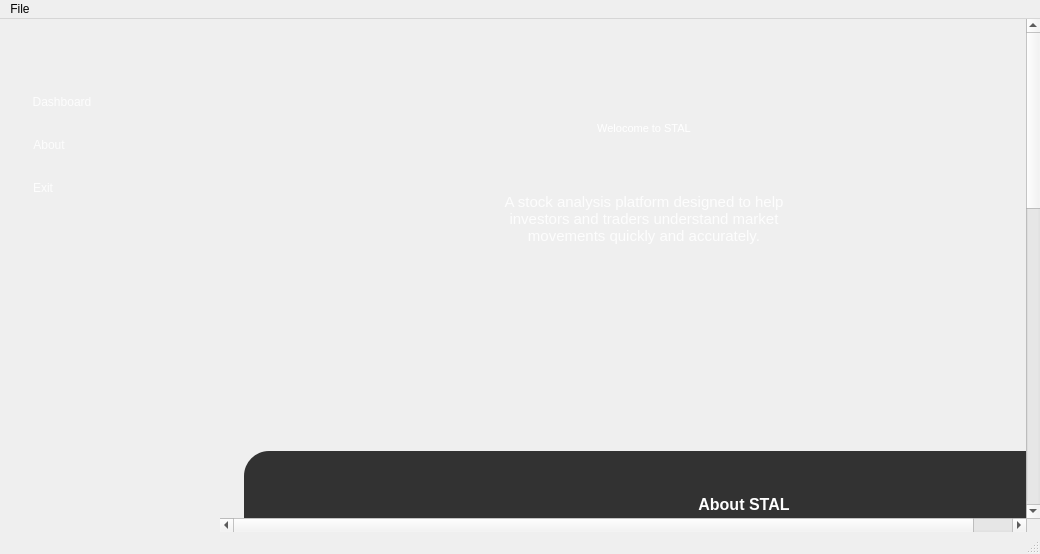
<?xml version="1.0" encoding="UTF-8"?>
<ui version="4.0">
 <class>MainWindow</class>
 <widget class="QMainWindow" name="MainWindow">
  <property name="geometry">
   <rect>
    <x>0</x>
    <y>0</y>
    <width>1040</width>
    <height>554</height>
   </rect>
  </property>
  <property name="windowTitle">
   <string>STAL - Stock Analyzer</string>
  </property>
  <property name="styleSheet">
   <string notr="true"/>
  </property>
  <widget class="QWidget" name="centralwidget">
   <layout class="QHBoxLayout" name="mainLayout" stretch="0,0">
    <property name="spacing">
     <number>0</number>
    </property>
    <property name="leftMargin">
     <number>0</number>
    </property>
    <property name="topMargin">
     <number>0</number>
    </property>
    <property name="rightMargin">
     <number>0</number>
    </property>
    <property name="bottomMargin">
     <number>0</number>
    </property>
    <item>
     <widget class="QFrame" name="sideNav">
      <property name="minimumSize">
       <size>
        <width>220</width>
        <height>0</height>
       </size>
      </property>
      <property name="maximumSize">
       <size>
        <width>300</width>
        <height>16777215</height>
       </size>
      </property>
      <property name="styleSheet">
       <string notr="true">QFrame#sideNav {
    background: qlineargradient(spread:pad, x1:0, y1:0, x2:0, y2:1,
                                stop:0 rgba(12,12,12,255), stop:1 rgba(22,22,22,255));
    border-right: 1px solid rgba(255,255,255,20);
}
QLabel#brand {
    color: white;
    font: 700 20pt &quot;Segoe UI&quot;;
    padding: 16px 12px;
}
QToolButton {
    color: rgba(255,255,255,220);
    font: 10pt &quot;Segoe UI&quot;;
    text-align: left;
    padding: 10px 16px;
    border-radius: 10px;
}
QToolButton:hover {
    background: rgba(255,255,255,20);
}
QToolButton:pressed {
    background: rgba(255,255,255,30);
}</string>
      </property>
      <property name="frameShape">
       <enum>QFrame::NoFrame</enum>
      </property>
      <layout class="QVBoxLayout" name="sideLayout">
       <property name="spacing">
        <number>6</number>
       </property>
       <property name="leftMargin">
        <number>12</number>
       </property>
       <property name="topMargin">
        <number>8</number>
       </property>
       <property name="rightMargin">
        <number>12</number>
       </property>
       <property name="bottomMargin">
        <number>12</number>
       </property>
       <item>
        <widget class="QLabel" name="logo">
         <property name="enabled">
          <bool>true</bool>
         </property>
         <property name="maximumSize">
          <size>
           <width>250</width>
           <height>140</height>
          </size>
         </property>
         <property name="sizeIncrement">
          <size>
           <width>0</width>
           <height>0</height>
          </size>
         </property>
         <property name="styleSheet">
          <string notr="true"/>
         </property>
         <property name="text">
          <string/>
         </property>
         <property name="pixmap">
          <pixmap resource="../resource.qrc">:/asset/assets/Logo (1) cropped.png</pixmap>
         </property>
         <property name="scaledContents">
          <bool>true</bool>
         </property>
         <property name="margin">
          <number>-14</number>
         </property>
         <property name="indent">
          <number>1</number>
         </property>
        </widget>
       </item>
       <item>
        <spacer name="verticalSpacer_2">
         <property name="orientation">
          <enum>Qt::Vertical</enum>
         </property>
         <property name="sizeType">
          <enum>QSizePolicy::Fixed</enum>
         </property>
         <property name="sizeHint" stdset="0">
          <size>
           <width>20</width>
           <height>36</height>
          </size>
         </property>
        </spacer>
       </item>
       <item>
        <widget class="QToolButton" name="Dashboard">
         <property name="text">
          <string>Dashboard</string>
         </property>
         <property name="toolButtonStyle">
          <enum>Qt::ToolButtonTextOnly</enum>
         </property>
        </widget>
       </item>
       <item>
        <widget class="QToolButton" name="About">
         <property name="text">
          <string>About</string>
         </property>
         <property name="checkable">
          <bool>true</bool>
         </property>
        </widget>
       </item>
       <item>
        <widget class="QToolButton" name="Exit">
         <property name="text">
          <string>Exit</string>
         </property>
         <property name="checkable">
          <bool>true</bool>
         </property>
         <property name="checked">
          <bool>false</bool>
         </property>
        </widget>
       </item>
       <item>
        <spacer name="navSpacer">
         <property name="orientation">
          <enum>Qt::Vertical</enum>
         </property>
         <property name="sizeType">
          <enum>QSizePolicy::Expanding</enum>
         </property>
         <property name="sizeHint" stdset="0">
          <size>
           <width>20</width>
           <height>40</height>
          </size>
         </property>
        </spacer>
       </item>
      </layout>
     </widget>
    </item>
    <item>
     <widget class="QScrollArea" name="scrollArea">
      <property name="styleSheet">
       <string notr="true">QWidget#contentRoot {
    background: qlineargradient(spread:pad, x1:0, y1:0, x2:0, y2:1,
                                stop:0 rgba(18,18,18,255), stop:1 rgba(26,26,26,255));
    color: white;
}
QLabel#heroTitle {
    font: 700 36pt &quot;Segoe UI&quot;;
    color: white;
}
QLabel#heroSubtitle {
    font: 11pt &quot;Segoe UI&quot;;
    color: rgba(255,255,255,220);
}
QPushButton#cta {
    background: white;
    color: black;
    font: 11pt &quot;Segoe UI&quot;;
    border: none;
    border-radius: 18px;
    padding: 10px 18px;
}
QPushButton#cta:hover { background: rgb(230,230,230); }
QFrame#hero {
    border-radius: 14px;
    background: qlineargradient(spread:pad, x1:0, y1:0, x2:1, y2:1,
             stop:0 rgba(255,191,216,180),
             stop:0.5 rgba(180,210,255,180),
             stop:1 rgba(255,210,160,180));
}
QFrame.card {
    background: rgb(30,30,30);
    border-radius: 14px;
    border: 1px solid rgba(255,255,255,20);
}</string>
      </property>
      <property name="frameShape">
       <enum>QFrame::NoFrame</enum>
      </property>
      <property name="widgetResizable">
       <bool>true</bool>
      </property>
      <widget class="QWidget" name="contentRoot">
       <property name="geometry">
        <rect>
         <x>0</x>
         <y>-874</y>
         <width>848</width>
         <height>1372</height>
        </rect>
       </property>
       <layout class="QVBoxLayout" name="contentLayout">
        <property name="spacing">
         <number>18</number>
        </property>
        <property name="leftMargin">
         <number>24</number>
        </property>
        <property name="topMargin">
         <number>24</number>
        </property>
        <property name="rightMargin">
         <number>24</number>
        </property>
        <property name="bottomMargin">
         <number>24</number>
        </property>
        <item>
         <widget class="QFrame" name="hero">
          <property name="minimumSize">
           <size>
            <width>0</width>
            <height>300</height>
           </size>
          </property>
          <property name="font">
           <font>
            <pointsize>8</pointsize>
           </font>
          </property>
          <layout class="QVBoxLayout" name="heroLayout">
           <property name="spacing">
            <number>16</number>
           </property>
           <property name="leftMargin">
            <number>48</number>
           </property>
           <property name="topMargin">
            <number>48</number>
           </property>
           <property name="rightMargin">
            <number>48</number>
           </property>
           <property name="bottomMargin">
            <number>48</number>
           </property>
           <item alignment="Qt::AlignHCenter">
            <widget class="QLabel" name="heroTitle">
             <property name="text">
              <string>Welocome to STAL</string>
             </property>
             <property name="alignment">
              <set>Qt::AlignCenter</set>
             </property>
            </widget>
           </item>
           <item alignment="Qt::AlignHCenter|Qt::AlignVCenter">
            <widget class="QLabel" name="heroSubtitle">
             <property name="enabled">
              <bool>true</bool>
             </property>
             <property name="minimumSize">
              <size>
               <width>280</width>
               <height>60</height>
              </size>
             </property>
             <property name="maximumSize">
              <size>
               <width>280</width>
               <height>60</height>
              </size>
             </property>
             <property name="sizeIncrement">
              <size>
               <width>0</width>
               <height>0</height>
              </size>
             </property>
             <property name="baseSize">
              <size>
               <width>0</width>
               <height>0</height>
              </size>
             </property>
             <property name="font">
              <font>
               <family>Segoe UI</family>
               <pointsize>11</pointsize>
               <weight>50</weight>
               <italic>false</italic>
               <bold>false</bold>
               <underline>false</underline>
               <strikeout>false</strikeout>
               <kerning>true</kerning>
              </font>
             </property>
             <property name="layoutDirection">
              <enum>Qt::LeftToRight</enum>
             </property>
             <property name="text">
              <string>A stock analysis platform designed to help investors and traders understand market movements quickly and accurately.</string>
             </property>
             <property name="textFormat">
              <enum>Qt::PlainText</enum>
             </property>
             <property name="scaledContents">
              <bool>false</bool>
             </property>
             <property name="alignment">
              <set>Qt::AlignCenter</set>
             </property>
             <property name="wordWrap">
              <bool>true</bool>
             </property>
             <property name="indent">
              <number>-1</number>
             </property>
            </widget>
           </item>
           <item>
            <spacer name="verticalSpacer">
             <property name="orientation">
              <enum>Qt::Vertical</enum>
             </property>
             <property name="sizeType">
              <enum>QSizePolicy::Fixed</enum>
             </property>
             <property name="sizeHint" stdset="0">
              <size>
               <width>20</width>
               <height>38</height>
              </size>
             </property>
            </spacer>
           </item>
          </layout>
         </widget>
        </item>
        <item>
         <spacer name="verticalSpacer_3">
          <property name="orientation">
           <enum>Qt::Vertical</enum>
          </property>
          <property name="sizeType">
           <enum>QSizePolicy::Fixed</enum>
          </property>
          <property name="sizeHint" stdset="0">
           <size>
            <width>20</width>
            <height>80</height>
           </size>
          </property>
         </spacer>
        </item>
        <item alignment="Qt::AlignHCenter|Qt::AlignVCenter">
         <widget class="QStackedWidget" name="Page">
          <property name="enabled">
           <bool>true</bool>
          </property>
          <property name="minimumSize">
           <size>
            <width>800</width>
            <height>100</height>
           </size>
          </property>
          <property name="currentIndex">
           <number>1</number>
          </property>
          <widget class="QWidget" name="PageDashboard" native="true">
           <layout class="QHBoxLayout" name="cardsLayout">
            <property name="spacing">
             <number>16</number>
            </property>
            <item alignment="Qt::AlignHCenter">
             <widget class="QLabel" name="label">
              <property name="styleSheet">
               <string notr="true">color: rgb(255, 255, 255);</string>
              </property>
              <property name="text">
               <string>Dashboard</string>
              </property>
             </widget>
            </item>
           </layout>
          </widget>
          <widget class="QWidget" name="PageAbout">
           <property name="minimumSize">
            <size>
             <width>1000</width>
             <height>340</height>
            </size>
           </property>
           <property name="styleSheet">
            <string notr="true">background: transparent;</string>
           </property>
           <widget class="QLabel" name="label_2">
            <property name="geometry">
             <rect>
              <x>0</x>
              <y>10</y>
              <width>1000</width>
              <height>300</height>
             </rect>
            </property>
            <property name="sizePolicy">
             <sizepolicy hsizetype="Preferred" vsizetype="Preferred">
              <horstretch>0</horstretch>
              <verstretch>0</verstretch>
             </sizepolicy>
            </property>
            <property name="minimumSize">
             <size>
              <width>1000</width>
              <height>255</height>
             </size>
            </property>
            <property name="maximumSize">
             <size>
              <width>900</width>
              <height>16777215</height>
             </size>
            </property>
            <property name="font">
             <font>
              <family>Arial</family>
              <pointsize>12</pointsize>
              <weight>50</weight>
              <bold>false</bold>
             </font>
            </property>
            <property name="layoutDirection">
             <enum>Qt::LeftToRight</enum>
            </property>
            <property name="styleSheet">
             <string notr="true">color: rgb(255, 255, 255);
background: #323232;
border-radius: 25px;</string>
            </property>
            <property name="text">
             <string>&lt;html&gt;&lt;head/&gt;&lt;body&gt;&lt;p align=&quot;center&quot;&gt;&lt;span style=&quot; font-size:12pt; font-weight:600;&quot;&gt;About STAL&lt;/span&gt;&lt;/p&gt;&lt;p align=&quot;center&quot;&gt;&lt;span style=&quot; font-weight:600;&quot;&gt;Version:&lt;/span&gt; 1.0.0&lt;br/&gt;&lt;span style=&quot; font-weight:600;&quot;&gt;Description:&lt;/span&gt; STAL (Stock Analyzer) adalah aplikasi analisis saham berbasis Python dan PyQt5 yang&lt;br/&gt;membantu investor memahami tren pasar melalui visualisasi data yang intuitif.&lt;br/&gt;&lt;span style=&quot; font-weight:600;&quot;&gt;Developer:&lt;/span&gt; Kelompok 5&lt;br/&gt;- Muhammad Haidar Al Ghifari&lt;br/&gt;- Rania Maryam Muthmainah&lt;br/&gt;- Fathih&lt;br/&gt;- Leslie&lt;br/&gt;&lt;span style=&quot; font-weight:600;&quot;&gt;Contact us:&lt;/span&gt; line: hdrghif (Haidar)&lt;br/&gt;&lt;/p&gt;&lt;/body&gt;&lt;/html&gt;</string>
            </property>
            <property name="textFormat">
             <enum>Qt::RichText</enum>
            </property>
            <property name="alignment">
             <set>Qt::AlignCenter</set>
            </property>
           </widget>
          </widget>
         </widget>
        </item>
        <item>
         <spacer name="spacer1">
          <property name="orientation">
           <enum>Qt::Vertical</enum>
          </property>
          <property name="sizeHint" stdset="0">
           <size>
            <width>20</width>
            <height>400</height>
           </size>
          </property>
         </spacer>
        </item>
        <item>
         <widget class="QLabel" name="Bawahan">
          <property name="styleSheet">
           <string notr="true">background-color: transparent;
color: rgb(255, 255, 255);</string>
          </property>
          <property name="text">
           <string>&lt;html&gt;&lt;head/&gt;&lt;body&gt;&lt;p&gt;© 2025 STAL - Stock Analyzer | v1.0.0&lt;/p&gt;&lt;p&gt;Contact: hdrghif (Line)&lt;/p&gt;&lt;p&gt;Developed by Kelompok 5&lt;/p&gt;&lt;p&gt;&lt;span style=&quot; font-style:italic;&quot;&gt;This application is for informational purposes only and does not constitute financial advice.&lt;/span&gt;&lt;/p&gt;&lt;p&gt;&lt;br/&gt;&lt;/p&gt;&lt;/body&gt;&lt;/html&gt;</string>
          </property>
         </widget>
        </item>
       </layout>
      </widget>
     </widget>
    </item>
   </layout>
  </widget>
  <widget class="QMenuBar" name="menubar">
   <property name="geometry">
    <rect>
     <x>0</x>
     <y>0</y>
     <width>1040</width>
     <height>22</height>
    </rect>
   </property>
   <widget class="QMenu" name="menuFIle">
    <property name="title">
     <string>File</string>
    </property>
    <addaction name="actionExit"/>
   </widget>
   <addaction name="menuFIle"/>
  </widget>
  <widget class="QStatusBar" name="statusbar"/>
  <action name="actionExit">
   <property name="checkable">
    <bool>false</bool>
   </property>
   <property name="text">
    <string>Exit</string>
   </property>
  </action>
 </widget>
 <resources>
  <include location="../resource.qrc"/>
 </resources>
 <connections>
  <connection>
   <sender>Exit</sender>
   <signal>clicked()</signal>
   <receiver>MainWindow</receiver>
   <slot>close()</slot>
   <hints>
    <hint type="sourcelabel">
     <x>55</x>
     <y>341</y>
    </hint>
    <hint type="destinationlabel">
     <x>183</x>
     <y>0</y>
    </hint>
   </hints>
  </connection>
 </connections>
</ui>
